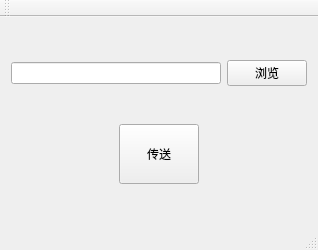
<?xml version="1.0" encoding="UTF-8"?>
<ui version="4.0">
 <class>Text8_3AClass</class>
 <widget class="QMainWindow" name="Text8_3AClass">
  <property name="geometry">
   <rect>
    <x>0</x>
    <y>0</y>
    <width>318</width>
    <height>250</height>
   </rect>
  </property>
  <property name="windowTitle">
   <string>Text8_3A</string>
  </property>
  <widget class="QWidget" name="centralWidget">
   <layout class="QVBoxLayout" name="verticalLayout">
    <item>
     <layout class="QHBoxLayout" name="horizontalLayout_2">
      <item>
       <widget class="QLineEdit" name="lineEdit"/>
      </item>
      <item>
       <widget class="QPushButton" name="btnSelect">
        <property name="text">
         <string>浏览</string>
        </property>
       </widget>
      </item>
     </layout>
    </item>
    <item>
     <layout class="QHBoxLayout" name="horizontalLayout">
      <item>
       <spacer name="horizontalSpacer">
        <property name="orientation">
         <enum>Qt::Horizontal</enum>
        </property>
        <property name="sizeHint" stdset="0">
         <size>
          <width>40</width>
          <height>20</height>
         </size>
        </property>
       </spacer>
      </item>
      <item>
       <widget class="QPushButton" name="btnSend">
        <property name="minimumSize">
         <size>
          <width>60</width>
          <height>60</height>
         </size>
        </property>
        <property name="text">
         <string>传送</string>
        </property>
        <property name="iconSize">
         <size>
          <width>32</width>
          <height>32</height>
         </size>
        </property>
       </widget>
      </item>
      <item>
       <spacer name="horizontalSpacer_2">
        <property name="orientation">
         <enum>Qt::Horizontal</enum>
        </property>
        <property name="sizeHint" stdset="0">
         <size>
          <width>40</width>
          <height>20</height>
         </size>
        </property>
       </spacer>
      </item>
     </layout>
    </item>
   </layout>
  </widget>
  <widget class="QMenuBar" name="menuBar">
   <property name="geometry">
    <rect>
     <x>0</x>
     <y>0</y>
     <width>318</width>
     <height>23</height>
    </rect>
   </property>
  </widget>
  <widget class="QToolBar" name="mainToolBar">
   <attribute name="toolBarArea">
    <enum>TopToolBarArea</enum>
   </attribute>
   <attribute name="toolBarBreak">
    <bool>false</bool>
   </attribute>
  </widget>
  <widget class="QStatusBar" name="statusBar"/>
 </widget>
 <layoutdefault spacing="6" margin="11"/>
 <resources>
  <include location="text8_3a.qrc"/>
 </resources>
 <connections/>
</ui>
